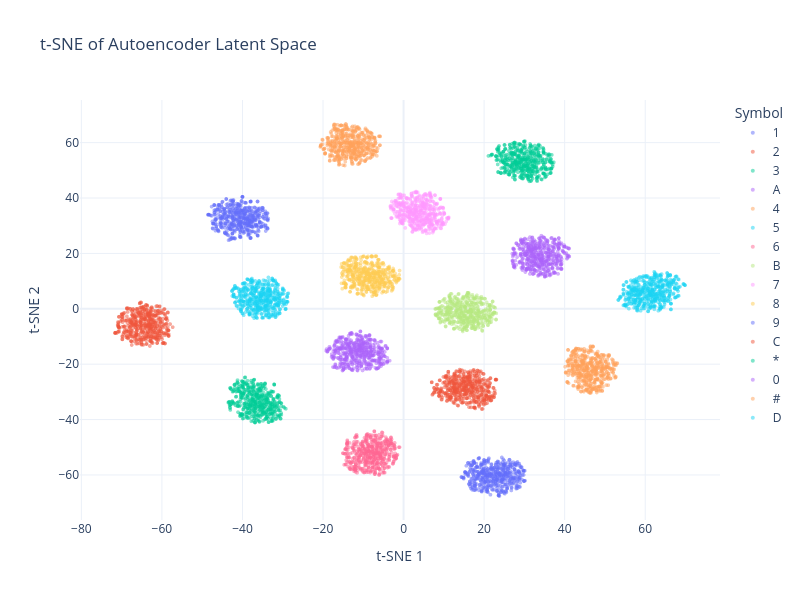

The cell this chart's notebook holds for it:
### Code cell
from sklearn.manifold import TSNE

tsne = TSNE(n_components=2, perplexity=40, random_state=SEED, max_iter=1000)
Z2 = tsne.fit_transform(Z)

label_names = [SYMBOLS[i] for i in y_all]

fig = px.scatter(x=Z2[:, 0], y=Z2[:, 1],
                 color=label_names,
                 title="t‑SNE of Autoencoder Latent Space",
                 labels={'x': 't‑SNE 1', 'y': 't‑SNE 2', 'color': 'Symbol'},
                 opacity=0.5, width=800, height=600,
                 template="plotly_white")
fig.update_traces(marker=dict(size=4))
fig.show()

### Figure 1 — Plotly figure (JSON) as saved in the notebook; plotly's stock layout.template omitted (floating-point values rounded to 4 significant figures; data arrays with more than 128 entries replaced by an {"elided": "..."} marker saying what was removed)
{"data": [{"hovertemplate": "Symbol=1<br>t‑SNE 1=%{x}<br>t‑SNE 2=%{y}<extra></extra>", "legendgroup": "1", "marker": {"color": "#636efa", "opacity": 0.5, "size": 4, "symbol": "circle"}, "mode": "markers", "name": "1", "showlegend": true, "type": "scattergl", "x": {"elided": "500 float values"}, "xaxis": "x", "y": {"elided": "500 float values"}, "yaxis": "y"}, {"hovertemplate": "Symbol=2<br>t‑SNE 1=%{x}<br>t‑SNE 2=%{y}<extra></extra>", "legendgroup": "2", "marker": {"color": "#EF553B", "opacity": 0.5, "size": 4, "symbol": "circle"}, "mode": "markers", "name": "2", "showlegend": true, "type": "scattergl", "x": {"elided": "500 float values"}, "xaxis": "x", "y": {"elided": "500 float values"}, "yaxis": "y"}, {"hovertemplate": "Symbol=3<br>t‑SNE 1=%{x}<br>t‑SNE 2=%{y}<extra></extra>", "legendgroup": "3", "marker": {"color": "#00cc96", "opacity": 0.5, "size": 4, "symbol": "circle"}, "mode": "markers", "name": "3", "showlegend": true, "type": "scattergl", "x": {"elided": "500 float values"}, "xaxis": "x", "y": {"elided": "500 float values"}, "yaxis": "y"}, {"hovertemplate": "Symbol=A<br>t‑SNE 1=%{x}<br>t‑SNE 2=%{y}<extra></extra>", "legendgroup": "A", "marker": {"color": "#ab63fa", "opacity": 0.5, "size": 4, "symbol": "circle"}, "mode": "markers", "name": "A", "showlegend": true, "type": "scattergl", "x": {"elided": "500 float values"}, "xaxis": "x", "y": {"elided": "500 float values"}, "yaxis": "y"}, {"hovertemplate": "Symbol=4<br>t‑SNE 1=%{x}<br>t‑SNE 2=%{y}<extra></extra>", "legendgroup": "4", "marker": {"color": "#FFA15A", "opacity": 0.5, "size": 4, "symbol": "circle"}, "mode": "markers", "name": "4", "showlegend": true, "type": "scattergl", "x": {"elided": "500 float values"}, "xaxis": "x", "y": {"elided": "500 float values"}, "yaxis": "y"}, {"hovertemplate": "Symbol=5<br>t‑SNE 1=%{x}<br>t‑SNE 2=%{y}<extra></extra>", "legendgroup": "5", "marker": {"color": "#19d3f3", "opacity": 0.5, "size": 4, "symbol": "circle"}, "mode": "markers", "name": "5", "showlegend": true, "type": "scattergl", "x": {"elided": "500 float values"}, "xaxis": "x", "y": {"elided": "500 float values"}, "yaxis": "y"}, {"hovertemplate": "Symbol=6<br>t‑SNE 1=%{x}<br>t‑SNE 2=%{y}<extra></extra>", "legendgroup": "6", "marker": {"color": "#FF6692", "opacity": 0.5, "size": 4, "symbol": "circle"}, "mode": "markers", "name": "6", "showlegend": true, "type": "scattergl", "x": {"elided": "500 float values"}, "xaxis": "x", "y": {"elided": "500 float values"}, "yaxis": "y"}, {"hovertemplate": "Symbol=B<br>t‑SNE 1=%{x}<br>t‑SNE 2=%{y}<extra></extra>", "legendgroup": "B", "marker": {"color": "#B6E880", "opacity": 0.5, "size": 4, "symbol": "circle"}, "mode": "markers", "name": "B", "showlegend": true, "type": "scattergl", "x": {"elided": "500 float values"}, "xaxis": "x", "y": {"elided": "500 float values"}, "yaxis": "y"}, {"hovertemplate": "Symbol=7<br>t‑SNE 1=%{x}<br>t‑SNE 2=%{y}<extra></extra>", "legendgroup": "7", "marker": {"color": "#FF97FF", "opacity": 0.5, "size": 4, "symbol": "circle"}, "mode": "markers", "name": "7", "showlegend": true, "type": "scattergl", "x": {"elided": "500 float values"}, "xaxis": "x", "y": {"elided": "500 float values"}, "yaxis": "y"}, {"hovertemplate": "Symbol=8<br>t‑SNE 1=%{x}<br>t‑SNE 2=%{y}<extra></extra>", "legendgroup": "8", "marker": {"color": "#FECB52", "opacity": 0.5, "size": 4, "symbol": "circle"}, "mode": "markers", "name": "8", "showlegend": true, "type": "scattergl", "x": {"elided": "500 float values"}, "xaxis": "x", "y": {"elided": "500 float values"}, "yaxis": "y"}, {"hovertemplate": "Symbol=9<br>t‑SNE 1=%{x}<br>t‑SNE 2=%{y}<extra></extra>", "legendgroup": "9", "marker": {"color": "#636efa", "opacity": 0.5, "size": 4, "symbol": "circle"}, "mode": "markers", "name": "9", "showlegend": true, "type": "scattergl", "x": {"elided": "500 float values"}, "xaxis": "x", "y": {"elided": "500 float values"}, "yaxis": "y"}, {"hovertemplate": "Symbol=C<br>t‑SNE 1=%{x}<br>t‑SNE 2=%{y}<extra></extra>", "legendgroup": "C", "marker": {"color": "#EF553B", "opacity": 0.5, "size": 4, "symbol": "circle"}, "mode": "markers", "name": "C", "showlegend": true, "type": "scattergl", "x": {"elided": "500 float values"}, "xaxis": "x", "y": {"elided": "500 float values"}, "yaxis": "y"}, {"hovertemplate": "Symbol=*<br>t‑SNE 1=%{x}<br>t‑SNE 2=%{y}<extra></extra>", "legendgroup": "*", "marker": {"color": "#00cc96", "opacity": 0.5, "size": 4, "symbol": "circle"}, "mode": "markers", "name": "*", "showlegend": true, "type": "scattergl", "x": {"elided": "500 float values"}, "xaxis": "x", "y": {"elided": "500 float values"}, "yaxis": "y"}, {"hovertemplate": "Symbol=0<br>t‑SNE 1=%{x}<br>t‑SNE 2=%{y}<extra></extra>", "legendgroup": "0", "marker": {"color": "#ab63fa", "opacity": 0.5, "size": 4, "symbol": "circle"}, "mode": "markers", "name": "0", "showlegend": true, "type": "scattergl", "x": {"elided": "500 float values"}, "xaxis": "x", "y": {"elided": "500 float values"}, "yaxis": "y"}, {"hovertemplate": "Symbol=#<br>t‑SNE 1=%{x}<br>t‑SNE 2=%{y}<extra></extra>", "legendgroup": "#", "marker": {"color": "#FFA15A", "opacity": 0.5, "size": 4, "symbol": "circle"}, "mode": "markers", "name": "#", "showlegend": true, "type": "scattergl", "x": {"elided": "500 float values"}, "xaxis": "x", "y": {"elided": "500 float values"}, "yaxis": "y"}, {"hovertemplate": "Symbol=D<br>t‑SNE 1=%{x}<br>t‑SNE 2=%{y}<extra></extra>", "legendgroup": "D", "marker": {"color": "#19d3f3", "opacity": 0.5, "size": 4, "symbol": "circle"}, "mode": "markers", "name": "D", "showlegend": true, "type": "scattergl", "x": {"elided": "500 float values"}, "xaxis": "x", "y": {"elided": "500 float values"}, "yaxis": "y"}], "layout": {"height": 600, "legend": {"title": {"text": "Symbol"}, "tracegroupgap": 0}, "title": {"text": "t‑SNE of Autoencoder Latent Space"}, "width": 800, "xaxis": {"anchor": "y", "domain": [0, 1], "title": {"text": "t‑SNE 1"}}, "yaxis": {"anchor": "x", "domain": [0, 1], "title": {"text": "t‑SNE 2"}}}}
